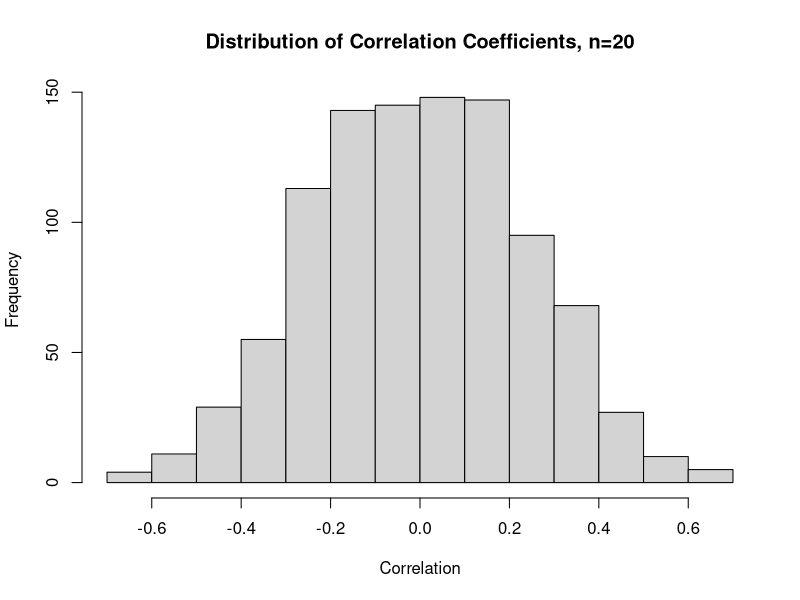
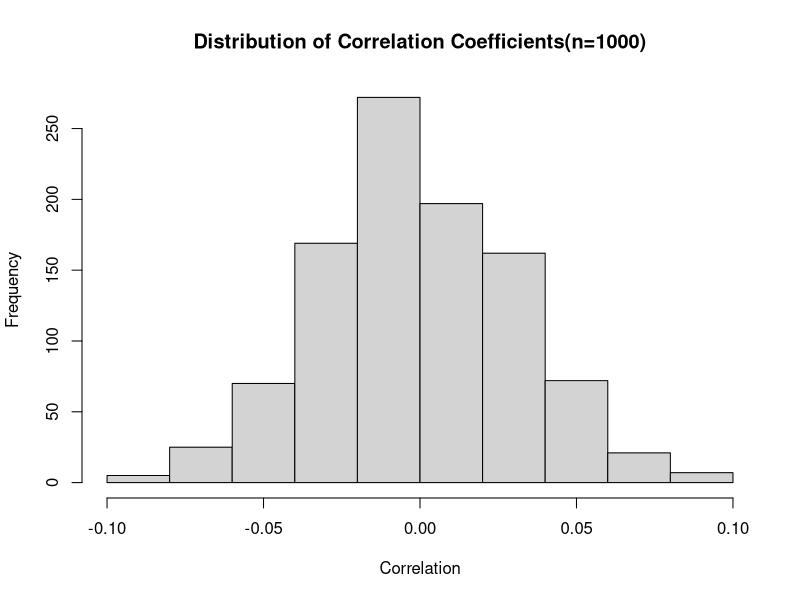
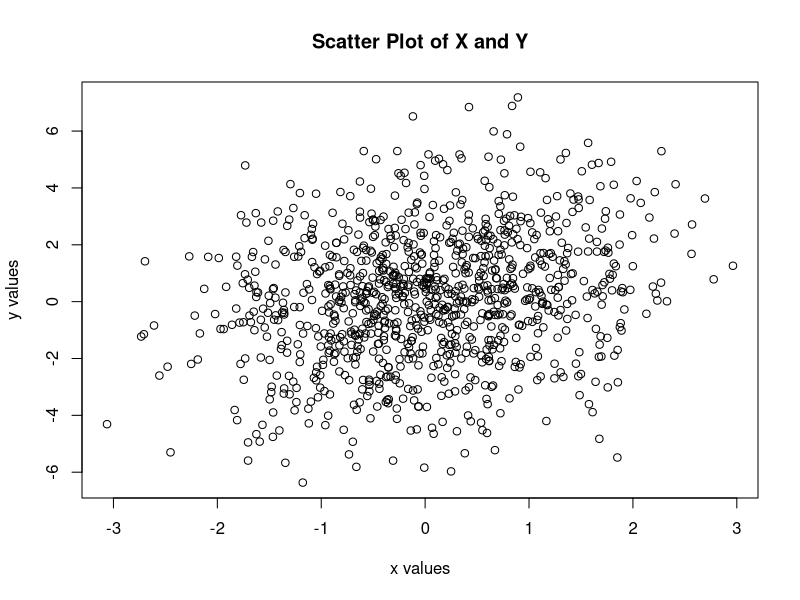
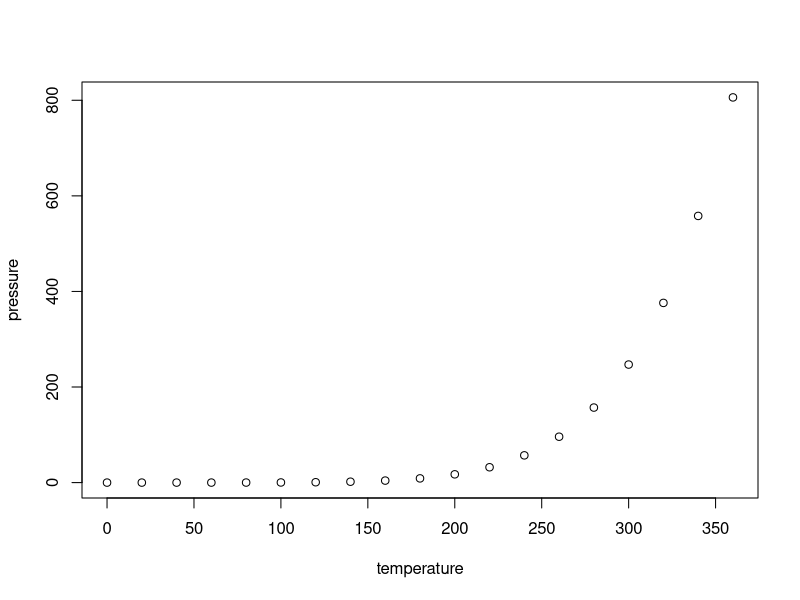

Source code (R) for these figures, in order:
## ---- chunk 1
##1. Use rnorm() to create 2 random variables with 20 observations each 
x<-rnorm(20)
y<-rnorm(20)
##Calculate the correlation between the two variables 
cor(x,y)
#Repeat process many times 
set.seed(123)
correlations<-replicate(1000,{
  x<-rnorm(20)
  y<-rnorm(20)
  cor(x,y)})

#Plot distribution of correlation coefficients and report standard deviation
hist(correlations, main="Distribution of Correlation Coefficients, n=20", 
     xlab="Correlation")
sd(correlations)

#What do we expect the correlation between the two variables to be? 
#We would expect the correlation between these two random variables,
#on average, to be 0. 
#They are independent of each other and have no causal relationship and 
#so as one increases or 
#decreases we would not expect this to impact the other variable. 

#What does this distribution tell us about sample 
#estimates of population parameters? This distribution tells us that 
#sample estimates of the population vary. 
#The distribution shows, when pulled from n=20, that there are observations of 
#correlation coefficients between
#-.6 and .6 depending on the iteration. A single sample estimate is, therefore, 
#insufficient for accurately capturing the 
#population parameter especially when the sample is small. 


#2 Repeat the previous step with n=1000
x<-rnorm(1000)
y<-rnorm(1000)
##Calculate the correlation between the two variables 
cor(x,y)
#Repeat process many times 
set.seed(123)
correlations<-replicate(1000,{
  x<-rnorm(1000)
  y_<-rnorm(1000)
  cor(x,y)})
#plot distribution
hist(correlations, main="Distribution of Correlation Coefficients(n=1000)", 
     xlab="Correlation")
#Substantive interpretation of how results differ? 
#The distribution for the larger sample (n=1000) is more evenly 
#distributed than the smaller sample (n=20) which displays more variance. 
#The distribution of the smaller sample size of n=20 shows the data as having 
#a larger standard deviation than that of the n=1000 sample. This demonstrates 
#that smaller samples sizes will have more variance because they are not as 
#representative of the true population. 
#Each observation in the smaller sample is a greater average 
#distance from the mean than the observations in a larger sample size, 
##which are a smaller average distance from the mean. 

#3 create 3 random variables, z causes x and y
z<-rnorm(1000)
x<-.3*z+rnorm(1000)
y<-2*z+rnorm(1000)

###Plot x and y on a scatter plot 
plot (x,y, main="Scatter Plot of X and Y", xlab="x values", ylab="y values" )
#Report correlation
cor(x,y)
#What does this tell us about reporting correlation? 
#This demonstrates that unrelated variables can still be shown as 
#having a correlation. Therefore, we should be careful about associating a 
#correlation with a causal relationship as both x and y in this case are not 
#causally related, and yet, they have a positive correlation. We should also 
#consider possible variables that may confound results. In this case, where z 
#has a causal relationship with both x and y but x and y have no causal 
#relationship, a non-zero positive correlation coefficient exists 
#between x and y. Overall, we should not equate correlation as causation and 
#we should consider confounding variables as factors in 
#interpretations of correlations. 
## ---- chunk 2
knitr::opts_chunk$set(echo = TRUE)
## ---- chunk 3
summary(cars)
## ---- chunk 4
plot(pressure)
